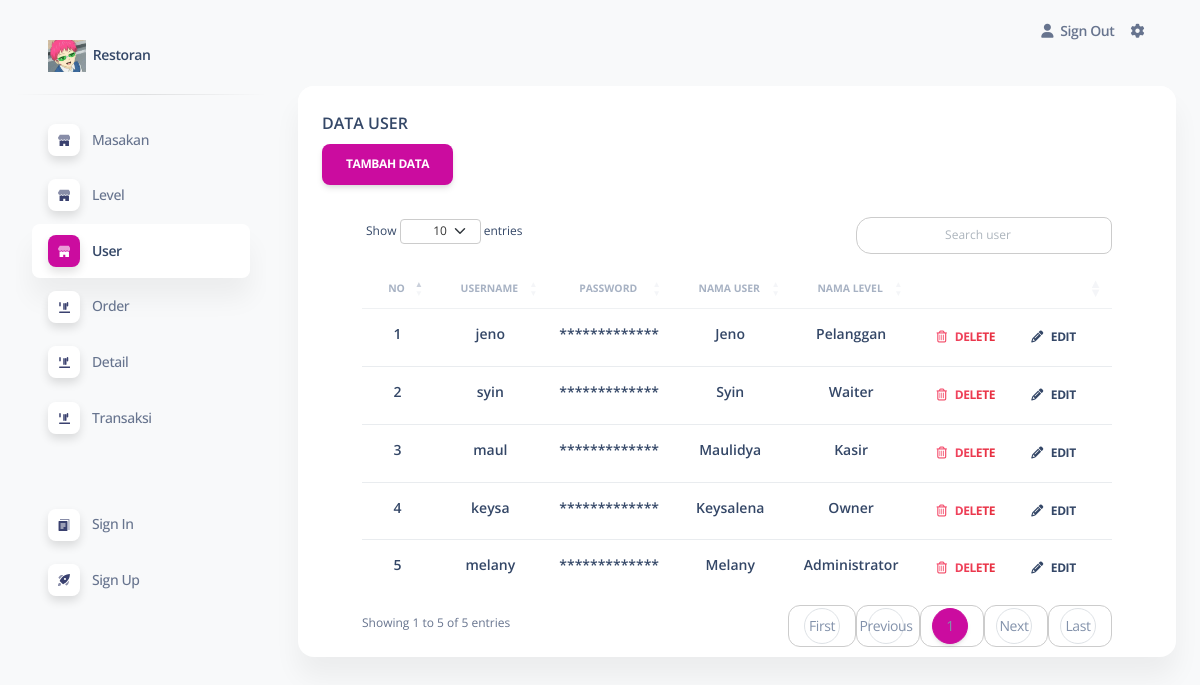
The app's page /pages/index.php?page=user (signed in) with its own data.
### tables this page shows
CREATE TABLE `user` (
  `id_user` int(11) NOT NULL,
  `username` varchar(50) NOT NULL,
  `password` varchar(255) NOT NULL,
  `nama_user` varchar(100) NOT NULL,
  `id_level` int(11) DEFAULT NULL
);

CREATE TABLE `level` (
  `id_level` int(11) NOT NULL,
  `nama_level` varchar(50) NOT NULL
);

### pages/user/data_user.php (the view, shortened to what this page needs)
<head>
</head>
<div class="container-fluid py-4">
  <div class="row">
    <div class="col-12">
      <div class="card mb-4">
        <div class="card-header pb-0">
          <h6>DATA USER</h6>
          <button class="btn btn-primary" data-bs-toggle="modal" data-bs-target="#tambahModal">Tambah Data</button>
        </div>
        <div class="card-body px-6 pt-0 pb-2">
          <div class="table-responsive p-0">
            <table class="table align-items-center mb-0 custom-table" id="level">
              <thead>
                <tr>
                  <th class="text-center text-uppercase text-secondary text-xxs font-weight-bolder opacity-7">NO</th>
                  <th class="text-center text-uppercase text-secondary text-xxs font-weight-bolder opacity-7">USERNAME</th>
                  <th class="text-center text-uppercase text-secondary text-xxs font-weight-bolder opacity-7">PASSWORD</th>
                  <th class="text-center text-uppercase text-secondary text-xxs font-weight-bolder opacity-7">NAMA USER</th>
                  <th class="text-center text-uppercase text-secondary text-xxs font-weight-bolder opacity-7">NAMA LEVEL</th>
                  <th class="text-secondary opacity-7"></th>
                </tr>
              </thead>
              <tbody>
                <?php
                include "../conf/conn.php";
                $no = 0;
                $query = mysqli_query($koneksi, "SELECT user.*, level.nama_level FROM user
                inner join level on user.id_level=level.id_level
                 ORDER BY user.id_user DESC")
                  or die(mysqli_error($koneksi));
                while ($row = mysqli_fetch_array($query)) {
                ?>
                  <tr>
                    <td>
                      <h6 class="align-middle text-center text-sm"><?php echo $no = $no + 1; ?></h6>
                    </td>
                    <td>
                      <h6 class="align-middle text-center text-sm"><?php echo $row['username']; ?></h6>
                    </td>
                    <td class="align-middle text-center text-sm">
                      <h6 class="align-middle text-center text-sm">*************</h6>
                    </td>
                    <td class="align-middle text-center text-sm">
                      <h6 class="align-middle text-center text-sm"><?php echo $row['nama_user']; ?></h6>
                    </td>
                    <td class="align-middle text-center text-sm">
                      <h6 class="align-middle text-center text-sm"><?php echo $row['nama_level']; ?></h6>
                    </td>
                    <td class="align-middle">
                      <a class="btn btn-link text-danger text-gradient px-3 mb-0" href="user/hapus_user.php?id=<?php echo $row['id_user']; ?>"><i class="far fa-trash-alt me-2"></i>Delete</a>
                      <a class="btn btn-link text-dark px-3 mb-0" href="#" data-bs-toggle="modal" data-bs-target="#editModal<?php echo $row['id_user']; ?>"><i class="fas fa-pencil-alt text-dark me-2" aria-hidden="true"></i>Edit</a>
                    </td>
                  </tr>
                <?php } ?>

### pages/index.php (shortened to what this page needs)
<?php
$current_page = isset($_GET['page']) ? $_GET['page'] : 'beranda';
if (isset($_SESSION['id_user'])) {
?>
    <!DOCTYPE html>
    <html lang="en">
    <head>
        <link href="../assets/css/nucleo-icons.css" rel="stylesheet" />
        <link href="../assets/css/nucleo-svg.css" rel="stylesheet" />
        <link href="../assets/css/nucleo-svg.css" rel="stylesheet" />
        <link id="pagestyle" href="../assets/css/soft-ui-dashboard.css?v=1.0.7" rel="stylesheet" />
        <link rel="stylesheet" href="https://cdn.datatables.net/1.11.5/css/dataTables.bootstrap5.min.css">
    </head>
    <body class="g-sidenav-show  bg-gray-100">
        <aside class="sidenav navbar navbar-vertical navbar-expand-xs border-0 border-radius-xl my-3 fixed-start ms-3 " id="sidenav-main">
            <div class="sidenav-header">
                <a class="navbar-brand m-0" href="index.php?page=beranda">
                    <img src="../assets/img/saiki.jpeg" class="navbar-brand-img h-100" alt="main_logo">
                    <span class="ms-1 font-weight-bold">Restoran</span>
                </a>
            </div>
            <hr class="horizontal dark mt-0">
            <div class="collapse navbar-collapse  w-auto " id="sidenav-collapse-main">
                <ul class="navbar-nav">
                    <?php
                    if ($_SESSION["nama_level"] == 'Administrator' || $_SESSION["nama_level"] == 'Owner' || $_SESSION["nama_level"] == 'Waiter' || $_SESSION["nama_level"] == 'Kasir') {
                    ?>
                        <li class="nav-item">
                            <a class="nav-link <?php echo ($current_page == 'masakan') ? 'active' : ''; ?>" href="index.php?page=masakan">
                                <div class="icon icon-shape icon-sm shadow border-radius-md bg-white text-center me-2 d-flex align-items-center justify-content-center">
                                </div>
                                <span class="nav-link-text ms-1">Masakan</span>
                            </a>
                        </li>
                    <?php
                    }
                    ?>
                                        <?php
                    if ($_SESSION["nama_level"] == 'Administrator') {
                    ?>
                    <li class="nav-item">
                        <a class="nav-link <?php echo ($current_page == 'level') ? 'active' : ''; ?>" href="index.php?page=level">
                            <div class="icon icon-shape icon-sm shadow border-radius-md bg-white text-center me-2 d-flex align-items-center justify-content-center">
                            </div>
                            <span class="nav-link-text ms-1">Level</span>
                        </a>
                    </li>
                    <?php
                    }
                    ?>
                    <?php
                    if ($_SESSION["nama_level"] == 'Administrator') {
                    ?>
                    <li class="nav-item">
                        <a class="nav-link <?php echo ($current_page == 'user') ? 'active' : ''; ?>" href="index.php?page=user">
                            <div class="icon icon-shape icon-sm shadow border-radius-md bg-white text-center me-2 d-flex align-items-center justify-content-center">
                            </div>
                            <span class="nav-link-text ms-1">User</span>
                        </a>
                    </li>
                    <?php
                    }
                    ?>
                    <?php
                    if ($_SESSION["nama_level"] == 'Administrator' || $_SESSION["nama_level"] == 'Waiter' || $_SESSION["nama_level"] == 'Pelanggan') {
                    ?>
                    <li class="nav-item">
                        <a class="nav-link <?php echo ($current_page == 'order') ? 'active' : ''; ?>" href="index.php?page=order">
                            <div class="icon icon-shape icon-sm shadow border-radius-md bg-white text-center me-2 d-flex align-items-center justify-content-center">
                            </div>
                            <span class="nav-link-text ms-1">Order</span>
                        </a>
                    </li>
                    <?php
                    }
                    ?>
                    <?php
                    if ($_SESSION["nama_level"] == 'Administrator' || $_SESSION["nama_level"] == 'Kasir'|| $_SESSION["nama_level"] == 'Owner' || $_SESSION["nama_level"] == 'Waiter') {
                    ?>
                    <li class="nav-item">
                        <a class="nav-link <?php echo ($current_page == 'data_detail') ? 'active' : ''; ?>" href="index.php?page=data_detail">
                            <div class="icon icon-shape icon-sm shadow border-radius-md bg-white text-center me-2 d-flex align-items-center justify-content-center">
                            </div>
                            <span class="nav-link-text ms-1">Detail</span>
                        </a>
                    </li>
                    <?php
                    }
                    ?>
                    <?php
                    if ($_SESSION["nama_level"] == 'Administrator' || $_SESSION["nama_level"] == 'Waiter' || $_SESSION["nama_level"] == 'Owner') {
                    ?>
                    <li class="nav-item">
                        <a class="nav-link <?php echo ($current_page == 'data_transaksi') ? 'active' : ''; ?>" href="index.php?page=data_transaksi">
                            <div class="icon icon-shape icon-sm shadow border-radius-md bg-white text-center me-2 d-flex align-items-center justify-content-center">
                            </div>
                            <span class="nav-link-text ms-1">Transaksi</span>
                        </a>
                    </li>
                    <?php
                    }
                    ?>
                    <?php
                    if ($_SESSION["nama_level"] == 'Administrator' || $_SESSION["nama_level"] == 'Waiter' || $_SESSION["nama_level"] == 'Kasir' || $_SESSION["nama_level"] == 'Pelanggan') {
                    ?>
                    <br><br>
                    <li class="nav-item">
                        <a class="nav-link  " href="../pages/login.php">
                            <div class="icon icon-shape icon-sm shadow border-radius-md bg-white text-center me-2 d-flex align-items-center justify-content-center">
                            </div>
                            <span class="nav-link-text ms-1">Sign In</span>
                        </a>
                    </li>
                    <?php
                    }
                    ?>
                    <?php
                    if ($_SESSION["nama_level"] == 'Administrator' || $_SESSION["nama_level"] == 'Waiter' || $_SESSION["nama_level"] == 'Kasir' || $_SESSION["nama_level"] == 'Pelanggan') {
                        ?>
                    <li class="nav-item">
                        <a class="nav-link  " href="../pages/sign-up.html">
                            <div class="icon icon-shape icon-sm shadow border-radius-md bg-white text-center me-2 d-flex align-items-center justify-content-center">
                            </div>
                            <span class="nav-link-text ms-1">Sign Up</span>
                        </a>
                    </li>
                    <?php
                    }
                    ?>
                </ul>
            </div>
        </aside>
        <main class="main-content position-relative max-height-vh-100 h-100 border-radius-lg ">
            <nav class="navbar navbar-main navbar-expand-lg px-0 mx-4 shadow-none border-radius-xl" id="navbarBlur" navbar-scroll="true">
                <div class="container-fluid py-1 px-3">
                    <div class="collapse navbar-collapse mt-sm-0 mt-2 me-md-0 me-sm-4" id="navbar">
                        <ul class="navbar-nav  justify-content-end">
                            <li class="nav-item d-flex align-items-center">
                                <a href="logout_process.php" class="nav-link text-body font-weight-bold px-0">
                                    <i class="fa fa-user me-sm-1"></i>
                                    <span class="d-sm-inline d-none">Sign Out</span>
                                </a>
                            </li>
                            <li class="nav-item px-3 d-flex align-items-center">
                                <a href="javascript:;" class="nav-link text-body p-0">
                                    <i class="fa fa-cog fixed-plugin-button-nav cursor-pointer"></i>
                                </a>
                            </li>
                        </ul>
                    </div>
                </div>
            </nav>
            <?php include "../conf/page.php"; ?>
            <footer class="footer pt-3  ">
            </footer>
            </div>
        </main>
    </body>
    </html>
    <?php
} else {
    echo '<script>alert("Anda Harus Login Terlebih Dahulu !!!");
    window.location.href="login.php"</script>';
}
?>

### conf/page.php (shortened to what this page needs)
<?php
if (isset($_GET['page'])) {
  $page = $_GET['page'];
  switch ($page) {
    case 'user':
      include '../pages/user/data_user.php';
      break;
  }
} else {
  include "beranda.php";
}

### assets/css/nucleo-svg.css (style rules this page uses)
.icon { display: inline-block; color: #111111; height: 1em; width: 1em; }
.icon-sm { height: 0.8em; width: 0.8em; }
.icon { fill: currentColor; stroke: none; }

### pages/index.php (style rules this page uses)
.navbar-vertical.navbar-expand-xs .navbar-collapse { display: block; overflow: auto; height: calc(100vh - 200px); }

### records on screen
user: username "jeno", nama_user "Jeno", id_level.nama_level "Pelanggan"
user: no "2", username "syin", nama_user "Syin", id_level.nama_level "Waiter"
user: no "3", username "maul", nama_user "Maulidya", id_level.nama_level "Kasir"
user: no "4", username "keysa", nama_user "Keysalena", id_level.nama_level "Owner"
user: no "5", username "melany", nama_user "Melany", id_level.nama_level "Administrator"
